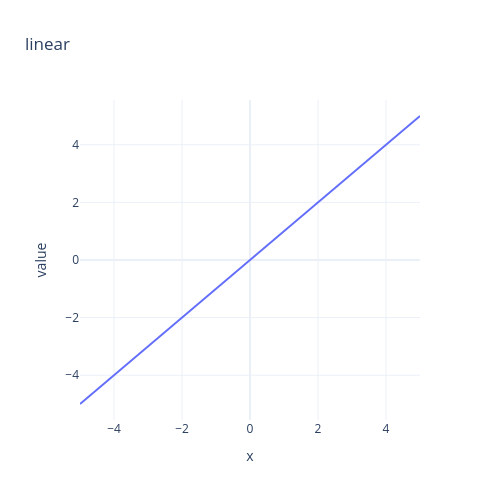

Write notebook code for a chart like this one.
### Code cell
from trueml.visualize import viz2d
from trueml.activations import linear, sigmoid

viz2d(linear, figsize=(500, 500))
